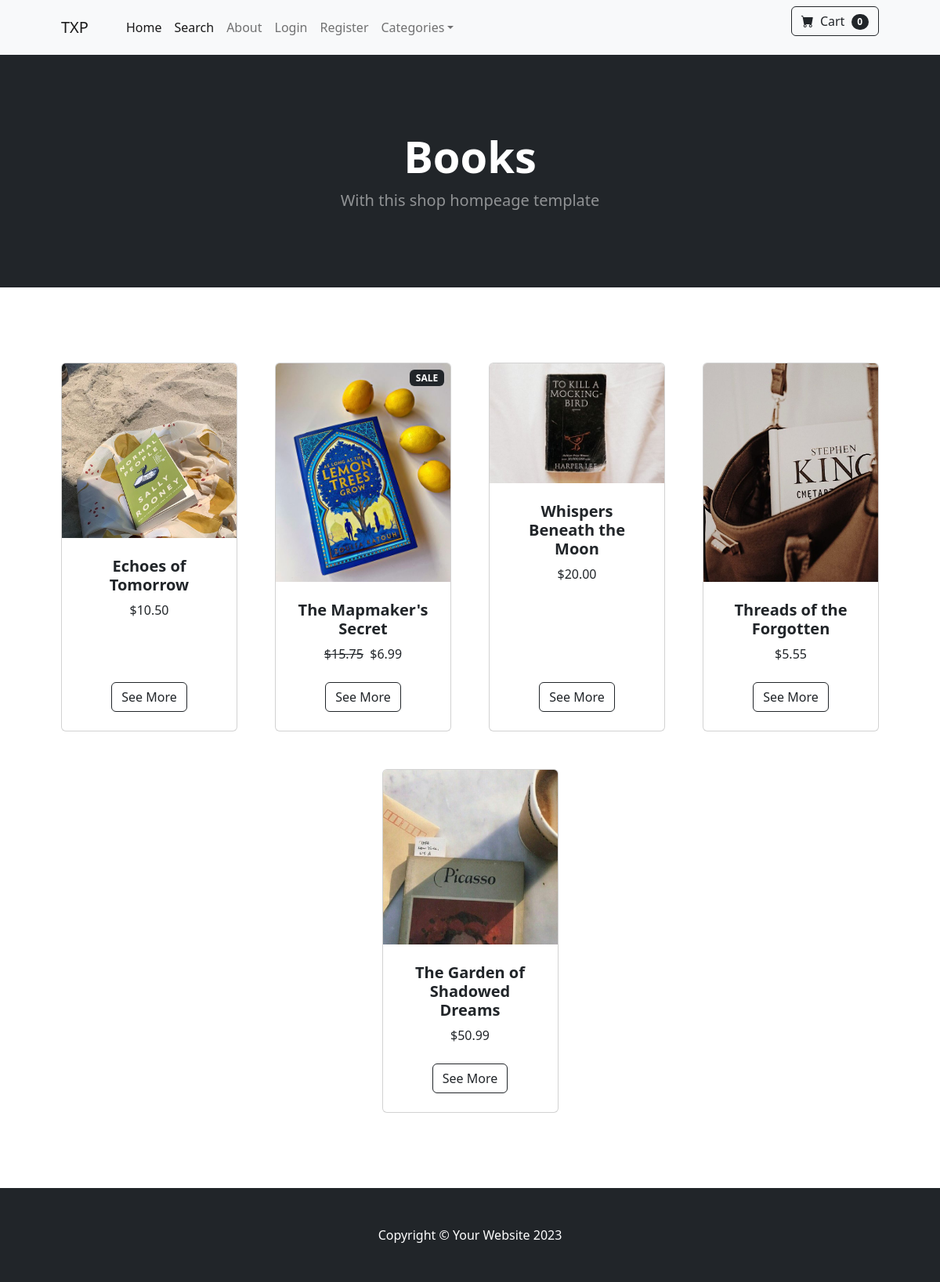
/category/Books, run on the app's committed database.
### store/models.py (models this page shows, shortened)
class Category(models.Model):
    name = models.CharField(max_length=50)
    image = models.ImageField(upload_to='uploads/categories/', null=True)
    def __str__(self):
        return self.name
    class Meta:
        verbose_name_plural = 'Categories'

class Product(models.Model):
    name = models.CharField(max_length=100, default='blank_name')
    price = models.DecimalField(default=0, decimal_places=2, max_digits=6)
    category = models.ForeignKey(Category, on_delete=models.CASCADE, default=1)
    description = models.CharField(max_length=250, default='', blank=True, null=True)
    image = models.ImageField(upload_to='uploads/products/')
    is_sale = models.BooleanField(default=False)
    sale_price = models.DecimalField(default=0, decimal_places=2, max_digits=6)

### store/views.py (the view)
# urls.py: path('category/<str:foo>', views.category_view, name='category'),
def category_view(request, foo):
    foo.replace('-', ' ')
    try:
        category = Category.objects.get(name=foo)
        products = Product.objects.filter(category=category)
        return render(request, 'category.html', {'products': products, 'category': category})
    except:
        messages.success(request, 'The category does not exist')
        return redirect('home')

### cart/cart.py (called while the page is built)
    def __len__(self):
        return len(self.cart)

### cart/context_processors.py (called while the page is built)
def cart(request):
    cart = Cart(request)
    return {'cart': cart}

### store/templates/category.html
{% extends 'base.html' %}
{% load static %}
        {% block content %}
        <header class="bg-dark py-5">
            <div class="container px-4 px-lg-5 my-5">
                <div class="text-center text-white">
                    <h1 class="display-4 fw-bolder">{{ category }}</h1>
                    <p class="lead fw-normal text-white-50 mb-0">With this shop hompeage template</p>
                </div>
            </div>
        </header>
        <section class="py-5">
            <div class="container px-4 px-lg-5 mt-5">
                <div class="row gx-4 gx-lg-5 row-cols-2 row-cols-md-3 row-cols-xl-4 justify-content-center">
                    {% for product in products %}
                    <div class="col mb-5">
                        <div class="card h-100">
                            {% if product.is_sale %}
                            <div class="badge bg-dark text-white position-absolute" style="top: 0.5rem; right: 0.5rem">
                                SALE
                            </div>
                            {% endif %}
                            <img class="card-img-top" src="{{ product.image.url }}" alt="..." />
                            <div class="card-body p-4">
                                <div class="text-center">
                                    <h5 class="fw-bolder">{{ product.name }}</h5>
                                    {% if product.is_sale%}
                                    <strike>${{ product.price }}</strike>&nbsp;
                                    ${{ product.sale_price }}
                                    {% else %}
                                    ${{ product.price }}
                                    {% endif %}
                                </div>
                            </div>
                            <div class="card-footer p-4 pt-0 border-top-0 bg-transparent">
                                <div class="text-center"><a class="btn btn-outline-dark mt-auto" href="{% url 'product' product.id %}">See More</a></div>
                            </div>
                        </div>
                    </div>
                    {% endfor %}
                </div>
            </div>
        </section>
        {% endblock %}

### data on the page
Category: name "Books"
Product: image (picture), name "Echoes of Tomorrow", price "10.50"
Product: is_sale "SALE", image (picture), name "The Mapmaker's Secret", price "15.75", sale_price "6.99"
Product: image (picture), name "Whispers Beneath the Moon", price "20.00"
Product: image (picture), name "Threads of the Forgotten", price "5.55"
Product: image (picture), name "The Garden of Shadowed Dreams", price "50.99"

### other printed values
{{ cart|length }} "0"
